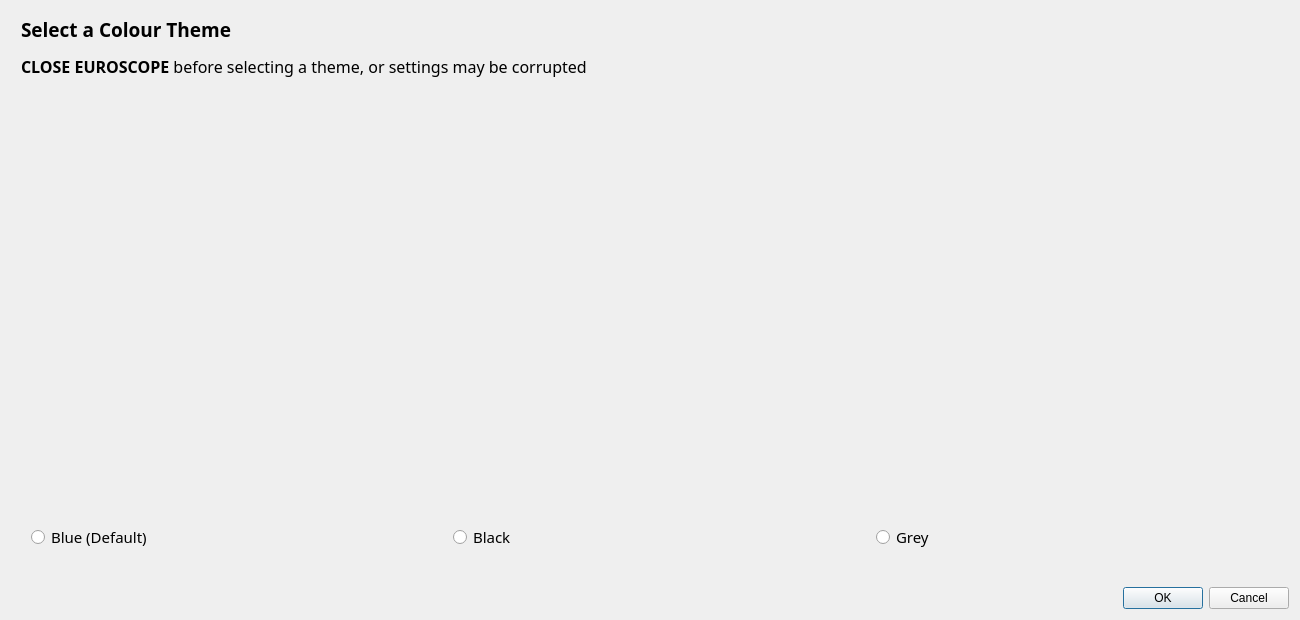
<?xml version="1.0" encoding="UTF-8"?>
<ui version="4.0">
 <class>colourThemePicker</class>
 <widget class="QDialog" name="colourThemePicker">
  <property name="geometry">
   <rect>
    <x>0</x>
    <y>0</y>
    <width>1300</width>
    <height>620</height>
   </rect>
  </property>
  <property name="minimumSize">
   <size>
    <width>1300</width>
    <height>620</height>
   </size>
  </property>
  <property name="maximumSize">
   <size>
    <width>1300</width>
    <height>620</height>
   </size>
  </property>
  <property name="windowTitle">
   <string>Hong Kong Sector Installer</string>
  </property>
  <layout class="QVBoxLayout" name="verticalLayout">
   <item>
    <widget class="QWidget" name="TitleWidget" native="true">
     <property name="maximumSize">
      <size>
       <width>16777215</width>
       <height>80</height>
      </size>
     </property>
     <widget class="QLabel" name="label_4">
      <property name="geometry">
       <rect>
        <x>10</x>
        <y>5</y>
        <width>661</width>
        <height>61</height>
       </rect>
      </property>
      <property name="font">
       <font>
        <family>Fixel Text</family>
        <pointsize>14</pointsize>
       </font>
      </property>
      <property name="text">
       <string>&lt;html&gt;&lt;head/&gt;&lt;body&gt;&lt;p&gt;&lt;span style=&quot; font-weight:700;&quot;&gt;Select a Colour Theme&lt;/span&gt;&lt;/p&gt;&lt;p&gt;&lt;span style=&quot; font-size:12pt; font-weight:700;&quot;&gt;CLOSE EUROSCOPE&lt;/span&gt;&lt;span style=&quot; font-size:12pt;&quot;&gt; before selecting a theme, or settings may be corrupted&lt;/span&gt;&lt;/p&gt;&lt;/body&gt;&lt;/html&gt;</string>
      </property>
     </widget>
    </widget>
   </item>
   <item>
    <widget class="QWidget" name="widget" native="true">
     <property name="minimumSize">
      <size>
       <width>0</width>
       <height>400</height>
      </size>
     </property>
     <widget class="QWidget" name="horizontalLayoutWidget">
      <property name="geometry">
       <rect>
        <x>20</x>
        <y>420</y>
        <width>1261</width>
        <height>41</height>
       </rect>
      </property>
      <layout class="QHBoxLayout" name="horizontalLayout_2">
       <item>
        <widget class="QRadioButton" name="button_default">
         <property name="font">
          <font>
           <family>Fixel Text</family>
           <pointsize>11</pointsize>
          </font>
         </property>
         <property name="text">
          <string>Blue (Default)</string>
         </property>
         <attribute name="buttonGroup">
          <string notr="true">colourThemes</string>
         </attribute>
        </widget>
       </item>
       <item>
        <widget class="QRadioButton" name="button_black">
         <property name="font">
          <font>
           <family>Fixel Text</family>
           <pointsize>11</pointsize>
          </font>
         </property>
         <property name="text">
          <string>Black</string>
         </property>
         <attribute name="buttonGroup">
          <string notr="true">colourThemes</string>
         </attribute>
        </widget>
       </item>
       <item>
        <widget class="QRadioButton" name="button_grey">
         <property name="font">
          <font>
           <family>Fixel Text</family>
           <pointsize>11</pointsize>
          </font>
         </property>
         <property name="text">
          <string>Grey</string>
         </property>
         <attribute name="buttonGroup">
          <string notr="true">colourThemes</string>
         </attribute>
        </widget>
       </item>
      </layout>
     </widget>
     <widget class="QWidget" name="horizontalLayoutWidget_2">
      <property name="geometry">
       <rect>
        <x>9</x>
        <y>0</y>
        <width>1271</width>
        <height>421</height>
       </rect>
      </property>
      <layout class="QHBoxLayout" name="horizontalLayout">
       <item>
        <widget class="QLabel" name="label_2">
         <property name="maximumSize">
          <size>
           <width>400</width>
           <height>400</height>
          </size>
         </property>
         <property name="text">
          <string>&lt;html&gt;&lt;head/&gt;&lt;body&gt;&lt;p&gt;&lt;img src=&quot;:/images/blue-theme.png&quot;/&gt;&lt;/p&gt;&lt;/body&gt;&lt;/html&gt;</string>
         </property>
        </widget>
       </item>
       <item>
        <widget class="QLabel" name="label">
         <property name="maximumSize">
          <size>
           <width>400</width>
           <height>400</height>
          </size>
         </property>
         <property name="text">
          <string>&lt;html&gt;&lt;head/&gt;&lt;body&gt;&lt;p&gt;&lt;img src=&quot;:/images/black-theme.png&quot;/&gt;&lt;/p&gt;&lt;/body&gt;&lt;/html&gt;</string>
         </property>
        </widget>
       </item>
       <item>
        <widget class="QLabel" name="label_3">
         <property name="maximumSize">
          <size>
           <width>400</width>
           <height>400</height>
          </size>
         </property>
         <property name="text">
          <string>&lt;html&gt;&lt;head/&gt;&lt;body&gt;&lt;p&gt;&lt;img src=&quot;:/images/grey-theme.png&quot;/&gt;&lt;/p&gt;&lt;/body&gt;&lt;/html&gt;</string>
         </property>
        </widget>
       </item>
      </layout>
     </widget>
    </widget>
   </item>
   <item>
    <widget class="QDialogButtonBox" name="buttonBox">
     <property name="orientation">
      <enum>Qt::Horizontal</enum>
     </property>
     <property name="standardButtons">
      <set>QDialogButtonBox::Cancel|QDialogButtonBox::Ok</set>
     </property>
    </widget>
   </item>
  </layout>
 </widget>
 <resources/>
 <connections>
  <connection>
   <sender>buttonBox</sender>
   <signal>accepted()</signal>
   <receiver>colourThemePicker</receiver>
   <slot>accept()</slot>
   <hints>
    <hint type="sourcelabel">
     <x>248</x>
     <y>254</y>
    </hint>
    <hint type="destinationlabel">
     <x>157</x>
     <y>274</y>
    </hint>
   </hints>
  </connection>
  <connection>
   <sender>buttonBox</sender>
   <signal>rejected()</signal>
   <receiver>colourThemePicker</receiver>
   <slot>reject()</slot>
   <hints>
    <hint type="sourcelabel">
     <x>316</x>
     <y>260</y>
    </hint>
    <hint type="destinationlabel">
     <x>286</x>
     <y>274</y>
    </hint>
   </hints>
  </connection>
 </connections>
 <buttongroups>
  <buttongroup name="colourThemes"/>
 </buttongroups>
</ui>
